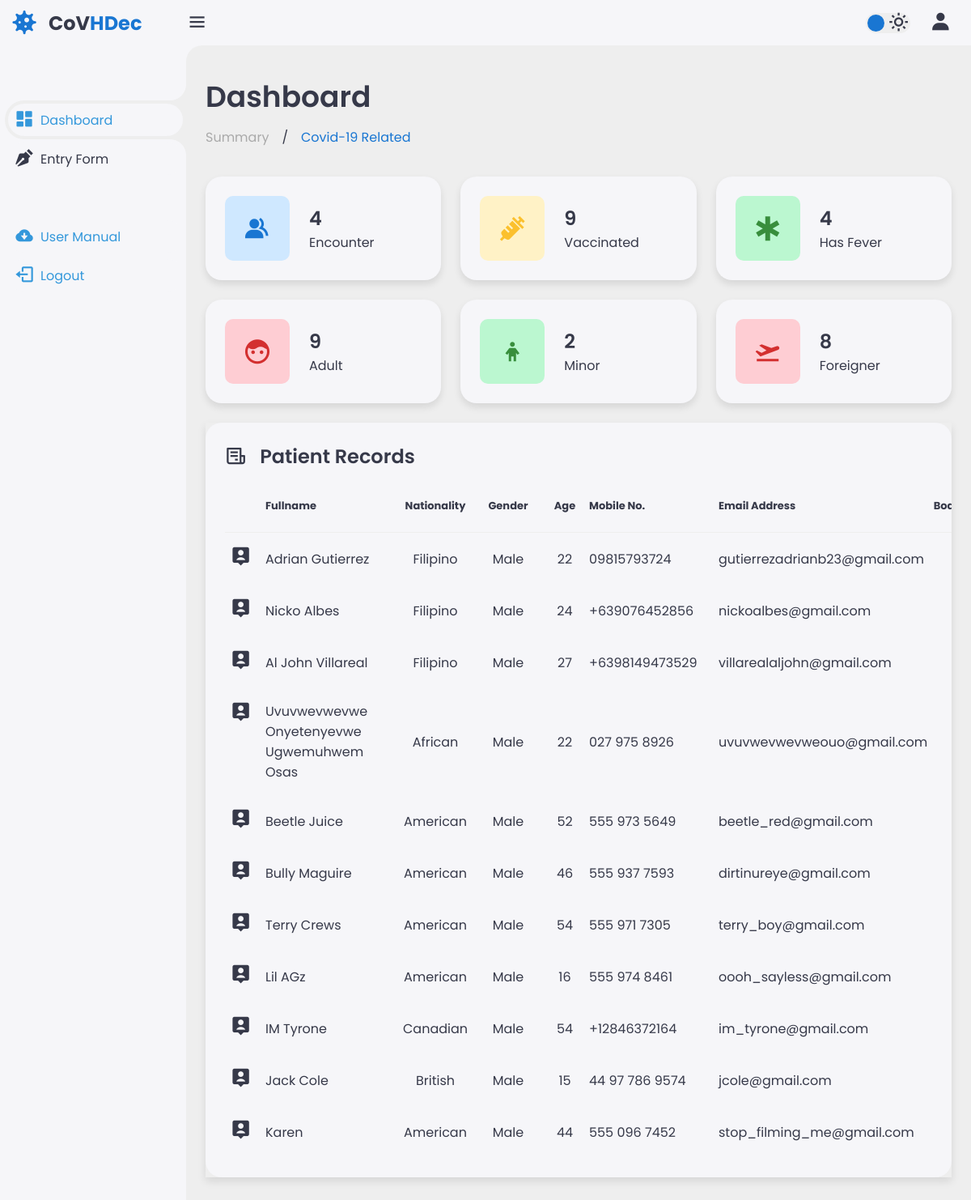
Page /dashboard.php on the committed database.
### tables this page shows
CREATE TABLE `tbl_patient_info` (
  `id` int(20) NOT NULL,
  `fullname` varchar(50) NOT NULL,
  `nationality` varchar(50) NOT NULL,
  `gender` varchar(50) NOT NULL,
  `age` mediumint(3) NOT NULL,
  `mobileNo` varchar(15) NOT NULL,
  `email_add` varchar(100) NOT NULL,
  `body_temp` varchar(10) NOT NULL,
  `cov_diag` varchar(15) NOT NULL,
  `cov_enc` varchar(15) NOT NULL,
  `vax` varchar(15) NOT NULL,
  `createat` date NOT NULL
);

### dashboard.php (the view, shortened to what this page needs)
<!DOCTYPE html>
<html lang="en">
<head>
    <link href='https://unpkg.com/boxicons@2.1.4/css/boxicons.min.css' rel='stylesheet'>
    <link rel="stylesheet" href="assets/css/style.css">
</head>
<body>
        <div class="sidebar">
            <a href="#" class="logo">
            <i class='bx bxs-virus bx-tada' ></i>
                <div class="logo-name"><span>CoV</span>HDec</div>
            </a>
            <ul class="side-menu">
                <li class="active" ><a href="#"><i class='bx bxs-dashboard'></i>Dashboard</a></li>
                <li><a href="insertPage.php#entryform"><i class='bx bxs-pen'></i>Entry Form</a></li>
            </ul>
            <ul class="side-menu">
                <li>
                <a id="downloadLink" class="logout" href="docs\CovHDec_User_Guide.pdf" download="">
                    <i class='bx bxs-cloud-download'></i>
                    User Manual
                </a>
                </li>
                <li>
                    <a href="index.php" class="logout">
                        <i class='bx bx-log-out'></i>
                        Logout
                    </a>
                </li>
            </ul>
        </div>
        <div class="content" id="main">
            <nav>
            <i class='bx bx-menu' ></i>
                <label for="theme-toggle" class="theme-toggle">
                <i class='bx bx-sun'></i>
                </label>
                <i class='bx bxs-user' ></i>
            </nav>
            <main>
                <div class="header">
                    <div class="left">
                        <h1>Dashboard</h1>
                        <ul class="breadcrumb">
                            <li><a href="#">
                                    Summary
                                </a></li>
                            /
                            <li><a href="#" class="active">Covid-19 Related</a></li>
                        </ul>
                    </div>
                </div>
                <ul class="insights">
                    <?php
                    include 'connectdb.php';
                    $query = "SELECT COUNT(*) AS cov_enc FROM tbl_patient_info WHERE cov_enc = 'YES'";
                    $result = mysqli_query($conn, $query);
                    if ($result) {
                    $row = mysqli_fetch_assoc($result);
                    $cov_enc = $row['cov_enc'];
                    } else {
                    $cov_enc = 0;
                    }
                    ?>
                    <li><i class='bx bxs-group' ></i>
                        <span class="info">
                            <h3>
                            <?php echo $cov_enc; ?>
                            </h3>
                            <p>Encounter</p>
                        </span>
                    </li>
                    <?php
                    $query = "SELECT COUNT(*) AS vax FROM tbl_patient_info WHERE vax = 'YES'";
                    $result = mysqli_query($conn, $query);
                    if ($result) {
                        $row = mysqli_fetch_assoc($result);
                        $vax = $row['vax'];
                    } else {
                        $vax = 0;
                    }
                    ?>
                    <li><i class='bx bxs-injection' ></i>
                        <span class="info">
                            <h3>
                            <?php echo $vax; ?>
                            </h3>
                            <p>Vaccinated</p>
                        </span>
                    </li>
                    <?php
                    $query = "SELECT COUNT(*) AS body_temp FROM tbl_patient_info WHERE body_temp >= 37";
                    $result = mysqli_query($conn, $query);
                    if ($result) {
                        $row = mysqli_fetch_assoc($result);
                        $body_temp = $row['body_temp'];
                    } else {
                        $body_temp = 0;
                    }
                    ?>
                    <li><i class='bx bx-health'></i></i>
                        <span class="info">
                            <h3>
                            <?php echo $body_temp; ?>
                            </h3>
                            <p>Has Fever</p>
                        </span>
                    </li>
                    <?php
                    $query = "SELECT COUNT(*) AS age FROM tbl_patient_info WHERE age >= 18";
                    $result = mysqli_query($conn, $query);
                    if ($result) {
                        $row = mysqli_fetch_assoc($result);
                        $age = $row['age'];
                    } else {
                        $age = 0;
                    }
                    ?>
                    <li><i class='bx bxs-face' ></i>
                        <span class="info">
                            <h3>
                            <?php echo $age; ?>
                            </h3>
                            <p>Adult</p>
                        </span>
                    </li>
                    <?php
                    $query = "SELECT COUNT(*) AS age FROM tbl_patient_info WHERE age <= 17";
                    $result = mysqli_query($conn, $query);
                    if ($result) {
                        $row = mysqli_fetch_assoc($result);
                        $age = $row['age'];
                    } else {
                        $age = 0;
                    }
                    ?>
                    <li><i class='bx bx-child'></i>
                        <span class="info">
                            <h3>
                            <?php echo $age; ?>
                            </h3>
                            <p>Minor</p>
                        </span>
                    </li>
                    <?php
                    $query = "SELECT COUNT(*) AS nationality FROM tbl_patient_info WHERE nationality != 'FILIPINO'";
                    $result = $conn->query($query);
                    if ($result->num_rows > 0) {
                        $row = $result->fetch_assoc();
                        $nationality = $row["nationality"];
                    } else {
                        $nationality = 0;
                    }
                    ?>
                    <li><i class='bx bxs-plane-take-off' ></i>
                        <span class="info">
                            <h3>
                            <?php echo $nationality; ?>
                            </h3>
                            <p>Foreigner</p>
                        </span>
                    </li>
                </ul>
                <div class="bottom-data">
                    <div class="records">
                        <div class="header">
                            <i class='bx bx-receipt'></i>
                            <h3>Patient Records</h3>
                        </div>
                        <table>
                            <thead>
                                <tr>
                                    <th class="im"></th>
                                    <th class="na">Fullname</th>
                                    <th class="nat">Nationality</th>
                                    <th class="gen">Gender</th>
                                    <th class="ag">Age</th>
                                    <th class="mn">Mobile No.</th>
                                    <th class="ea">Email Address</th>
                                    <th class="bt">Body Temperature</th>
                                </tr>
                            </thead>
                            <tbody>
                            <?php
                            include 'connectdb.php';
                            $sql = "SELECT * FROM tbl_patient_info";
                            $result = $conn->query($sql);
                            while ($row = $result->fetch_assoc()) {?>
                                <td class='im'><i class='bx bxs-user-pin'></i></td>
                                <td class='na'><?php echo $row["fullname"]; ?></td>
                                <td class='nat'><?php echo $row['nationality']; ?></td>
                                <td class='gen'><?php echo $row['gender']; ?></td>
                                <td class='ag'><?php echo $row['age']; ?></td>
                                <td class='mn'><?php echo $row['mobileNo']; ?></td>
                                <td class='ea'><?php echo $row['email_add']; ?></td>
                                <td class='bt'><?php echo $row['body_temp']; ?> °C</td>
                            <?php
                            }
                            ?>
                            </tbody>
                        </table>
                    </div>
                </div>
            </main>
        </div>
</body>
</html>

### rows in the picture
tbl_patient_info: fullname "Adrian Gutierrez", nationality "Filipino", gender "Male", age "22", mobileNo "09815793724", email_add "gutierrezadrianb23@gmail.com"
tbl_patient_info: fullname "Nicko Albes", nationality "Filipino", gender "Male", age "24", mobileNo "+639076452856", email_add "nickoalbes@gmail.com"
tbl_patient_info: fullname "Al John Villareal", nationality "Filipino", gender "Male", age "27", mobileNo "+6398149473529", email_add "villarealaljohn@gmail.com"
tbl_patient_info: fullname "Uvuvwevwevwe Onyetenyevwe Ugwemuhwem Osas", nationality "African", gender "Male", age "22", mobileNo "027 975 8926", email_add "uvuvwevwevweouo@gmail.com"
tbl_patient_info: fullname "Beetle Juice", nationality "American", gender "Male", age "52", mobileNo "555 973 5649", email_add "beetle_red@gmail.com"
tbl_patient_info: fullname "Bully Maguire", nationality "American", gender "Male", age "46", mobileNo "555 937 7593", email_add "dirtinureye@gmail.com"
tbl_patient_info: fullname "Terry Crews", nationality "American", gender "Male", age "54", mobileNo "555 971 7305", email_add "terry_boy@gmail.com"
tbl_patient_info: fullname "Lil AGz", nationality "American", gender "Male", age "16", mobileNo "555 974 8461", email_add "oooh_sayless@gmail.com"
tbl_patient_info: fullname "IM Tyrone", nationality "Canadian", gender "Male", age "54", mobileNo "+12846372164", email_add "im_tyrone@gmail.com"
tbl_patient_info: fullname "Jack Cole", nationality "British", gender "Male", age "15", mobileNo "44 97 786 9574", email_add "jcole@gmail.com"
tbl_patient_info: fullname "Karen", nationality "American", gender "Male", age "44", mobileNo "555 096 7452", email_add "stop_filming_me@gmail.com"

### other values in the picture
$cov_enc "4"
$vax "9"
$body_temp "4"
$age "9"
$age "2"
$nationality "8"
